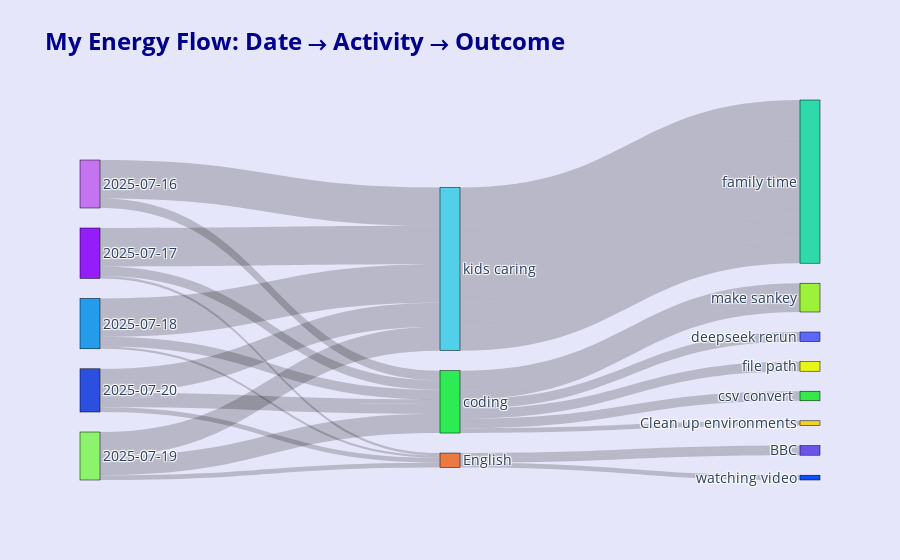

Notebook code for this chart:
### Code cell
import pandas as pd
import plotly.graph_objects as go
import random

# Load data
df = pd.read_csv('my_energy.csv', sep=';', decimal=',')

# Filter date range
start_date = '2025-07-16'
end_date = '2025-07-20'
df_filtered = df[(df['Date'] >= start_date) & (df['Date'] <= end_date)].copy()
df_filtered['Outcome'] = df_filtered['Outcome'].fillna('No Outcome')

# Prepare nodes
dates = df_filtered['Date'].unique().tolist()
modules = df_filtered['Module'].unique().tolist()
outcomes = df_filtered['Outcome'].unique().tolist()
nodes = dates + modules + outcomes
node_indices = {name: idx for idx, name in enumerate(nodes)}

# Links: Date → Module
source_1 = [node_indices[row['Date']] for _, row in df_filtered.iterrows()]
target_1 = [node_indices[row['Module']] for _, row in df_filtered.iterrows()]
value_1 = df_filtered['Hours'].tolist()

# Links: Module → Outcome
source_2 = [node_indices[row['Module']] for _, row in df_filtered.iterrows()]
target_2 = [node_indices[row['Outcome']] for _, row in df_filtered.iterrows()]
value_2 = df_filtered['Hours'].tolist()

# Combine all
source = source_1 + source_2
target = target_1 + target_2
value = value_1 + value_2

# Colors
def generate_colors(n):
    return [f'hsl({random.randint(0, 360)}, {random.randint(70, 100)}%, {random.randint(50, 70)}%)' for _ in range(n)]
node_colors = generate_colors(len(nodes))

# Sankey diagram
fig = go.Figure(data=[go.Sankey(
    node=dict(pad=20, thickness=20, line=dict(color='black', width=0.5), label=nodes, color=node_colors),
    link=dict(source=source, target=target, value=value,
              hovertemplate='%{source.label} → %{target.label}<br>Hours: %{value}<extra></extra>')
)])

fig.update_layout(
    title_text="<b>My Energy Flow: Date → Activity → Outcome</b>",
    title_font=dict(size=24, color='darkblue'),
    font=dict(size=14),
    hoverlabel=dict(bgcolor="white", font_size=13),
    plot_bgcolor='rgba(255,255,255,0.95)',
    paper_bgcolor='lavender'
)

fig.show()

### Figure 1 — Plotly figure (JSON) as saved in the notebook; plotly's stock layout.template omitted (floating-point values rounded to 4 significant figures)
{"data": [{"link": {"hovertemplate": "%{source.label} → %{target.label}<br>Hours: %{value}<extra></extra>", "source": [0, 0, 0, 1, 1, 1, 2, 2, 2, 3, 3, 3, 4, 4, 4, 4, 5, 6, 7, 5, 6, 7, 6, 5, 7, 6, 5, 7, 6, 5, 5, 7], "target": [5, 6, 7, 5, 6, 7, 6, 5, 7, 6, 5, 7, 6, 5, 5, 7, 8, 9, 10, 11, 12, 10, 12, 13, 10, 12, 14, 10, 15, 16, 14, 10], "value": [2, 0, 8, 2, 0.5, 8, 0.5, 2, 8, 1, 4, 5, 1, 1, 2, 5, 2, 0, 8, 2, 0.5, 8, 0.5, 2, 8, 1, 4, 5, 1, 1, 2, 5]}, "node": {"color": ["hsl(279, 82%, 70%)", "hsl(272, 96%, 55%)", "hsl(204, 83%, 53%)", "hsl(106, 85%, 69%)", "hsl(228, 73%, 52%)", "hsl(132, 83%, 55%)", "hsl(20, 81%, 59%)", "hsl(190, 77%, 62%)", "hsl(236, 93%, 67%)", "hsl(296, 73%, 51%)", "hsl(163, 70%, 52%)", "hsl(64, 92%, 53%)", "hsl(250, 76%, 62%)", "hsl(128, 80%, 56%)", "hsl(88, 87%, 59%)", "hsl(223, 94%, 51%)", "hsl(51, 86%, 55%)"], "label": ["2025-07-16", "2025-07-17", "2025-07-18", "2025-07-19", "2025-07-20", "coding", "English", "kids caring", "deepseek rerun", "No Outcome", "family time", "file path", "BBC", "csv convert ", "make sankey", "watching video", "Clean up environments"], "line": {"color": "black", "width": 0.5}, "pad": 20, "thickness": 20}, "type": "sankey"}], "layout": {"font": {"size": 14}, "hoverlabel": {"bgcolor": "white", "font": {"size": 13}}, "paper_bgcolor": "lavender", "plot_bgcolor": "rgba(255,255,255,0.95)", "title": {"font": {"color": "darkblue", "size": 24}, "text": "<b>My Energy Flow: Date → Activity → Outcome</b>"}}}
